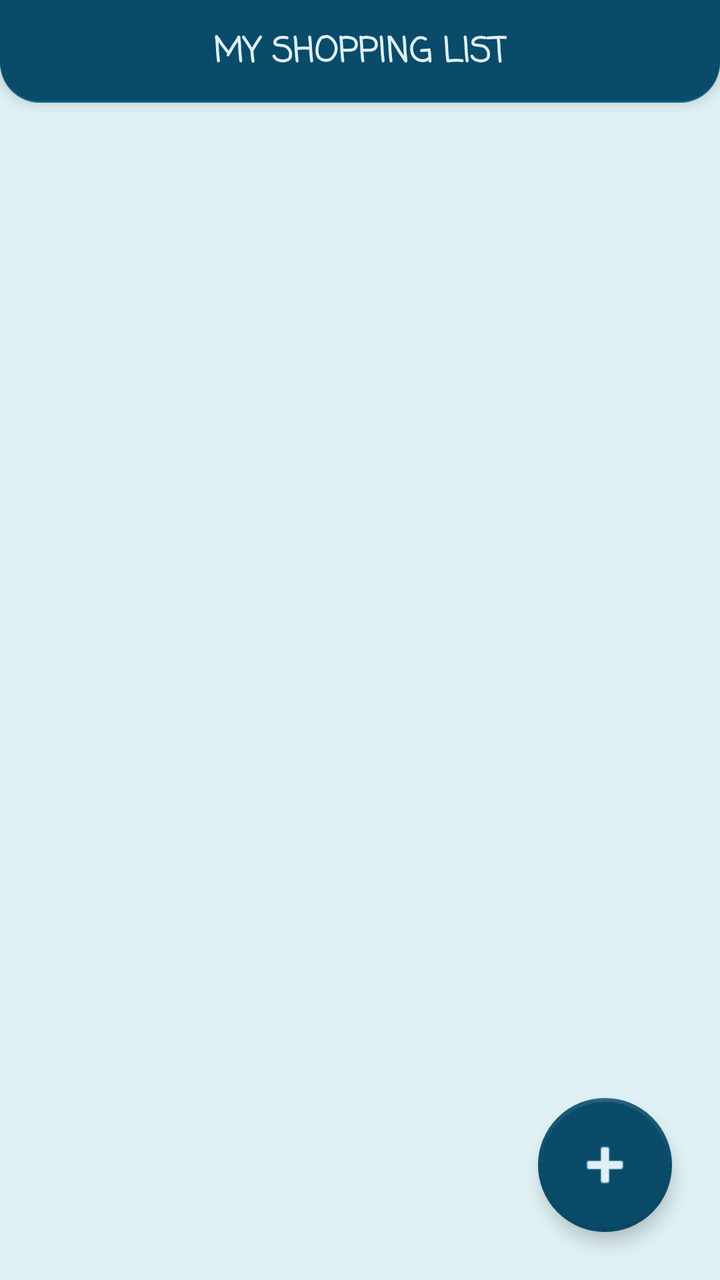
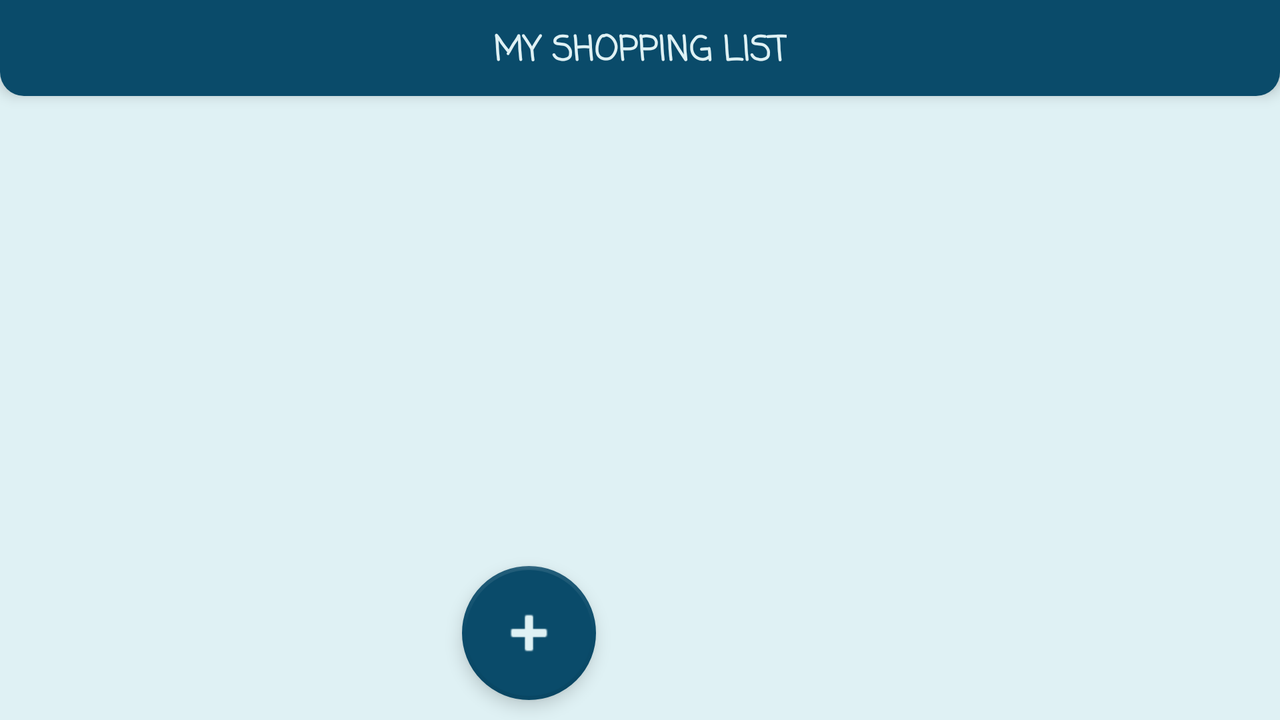

First picture: res/layout/ on a phone held upright. Second picture: the repository's own variant of that layout, on a device whose configuration matches the variant's folder. Source for both follows.
<!-- AndroidManifest.xml: application theme AppTheme -->
<!-- res/layout/activity_main.xml -->
<?xml version="1.0" encoding="utf-8"?>
<layout xmlns:tools="http://schemas.android.com/tools"
    xmlns:android="http://schemas.android.com/apk/res/android"
    xmlns:app="http://schemas.android.com/apk/res-auto">

    <androidx.constraintlayout.widget.ConstraintLayout
        android:layout_width="match_parent"
        android:layout_height="match_parent"
        android:background="@color/white"
        tools:context=".presentation.MainActivity">

        <androidx.constraintlayout.widget.ConstraintLayout
            android:id="@+id/constraintLayout"
            android:layout_width="match_parent"
            android:layout_height="0dp"
            android:background="@drawable/main_background"
            android:elevation="4dp"
            app:layout_constraintBottom_toTopOf="@+id/guideline2"
            app:layout_constraintEnd_toEndOf="parent"
            app:layout_constraintStart_toStartOf="parent"
            app:layout_constraintTop_toTopOf="parent">

            <ImageButton
                android:id="@+id/btn_delete"
                android:layout_width="48dp"
                android:layout_height="48dp"
                android:layout_marginEnd="12dp"
                android:background="#00D81E1E"
                android:contentDescription="@string/app_name"
                android:scaleType="center"
                app:layout_constraintBottom_toBottomOf="parent"
                app:layout_constraintEnd_toEndOf="parent"
                app:layout_constraintTop_toTopOf="parent"
                app:layout_constraintVertical_bias="0.5"
                app:srcCompat="@drawable/ic_baseline_delete_forever"
                tools:ignore="DuplicateSpeakableTextCheck,ImageContrastCheck" />

            <TextView
                android:id="@+id/textView"
                android:layout_width="wrap_content"
                android:layout_height="wrap_content"
                android:layout_marginBottom="12dp"
                android:fontFamily="casual"
                android:text="@string/my_shopping_list"
                android:textColor="@color/white"
                android:textSize="17sp"
                android:textStyle="bold"
                app:layout_constraintBottom_toBottomOf="parent"
                app:layout_constraintEnd_toEndOf="parent"
                app:layout_constraintHorizontal_bias="0.5"
                app:layout_constraintStart_toStartOf="parent"
                tools:ignore="TextContrastCheck" />
        </androidx.constraintlayout.widget.ConstraintLayout>

        <androidx.recyclerview.widget.RecyclerView
            android:id="@+id/rv_shop_list"
            android:layout_width="match_parent"
            android:layout_height="0dp"
            android:layout_marginTop="4dp"
            android:layout_marginBottom="56dp"
            android:contentDescription="@string/app_name"
            android:visibility="visible"
            app:layoutManager="androidx.recyclerview.widget.LinearLayoutManager"
            app:layout_constraintBottom_toBottomOf="parent"
            app:layout_constraintEnd_toEndOf="parent"
            app:layout_constraintHorizontal_bias="0.5"
            app:layout_constraintStart_toStartOf="parent"
            app:layout_constraintTop_toTopOf="@+id/guideline2"
            tools:listitem="@layout/item_enabled" />

        <com.google.android.material.floatingactionbutton.FloatingActionButton
            android:id="@+id/button_add_shop_item"
            android:layout_width="wrap_content"
            android:layout_height="wrap_content"
            android:layout_marginEnd="24dp"
            android:layout_marginBottom="24dp"
            android:clickable="true"
            android:contentDescription="@string/add_new_item"
            android:focusable="true"
            android:scaleType="center"
            android:tint="@color/white"
            app:backgroundTint="@color/main"
            app:borderWidth="2dp"
            app:elevation="5dp"
            app:fabCustomSize="67dp"
            app:fabSize="normal"
            app:layout_constraintBottom_toBottomOf="parent"
            app:layout_constraintEnd_toEndOf="parent"
            app:maxImageSize="33dp"
            app:srcCompat="@android:drawable/ic_input_add"
            tools:ignore="ImageContrastCheck" />

        <androidx.constraintlayout.widget.Guideline
            android:id="@+id/guideline2"
            android:layout_width="wrap_content"
            android:layout_height="wrap_content"
            android:orientation="horizontal"
            app:layout_constraintGuide_percent="0.08" />

    </androidx.constraintlayout.widget.ConstraintLayout>
</layout>
<!-- resources referenced by this layout -->
<resources>
  <color name="main">#0A4B6A</color>
  <color name="white">#DFF1F4</color>
  <!-- drawable main_background (drawable) -->
  <?xml version="1.0" encoding="utf-8"?>
  <layer-list xmlns:android="http://schemas.android.com/apk/res/android">
      <item>
          <shape android:shape="rectangle">
              <solid android:color="@color/shadow"/>
              <corners
                  android:bottomRightRadius="20dp"
                  android:bottomLeftRadius="20dp"
                  android:topLeftRadius="0dp"
                  android:topRightRadius="0dp"
                  />
          </shape>
      </item>
  
      <item
          android:left="0dp"
          android:right="0dp"
          android:top="0dp"
          android:bottom="1dp">
          <shape android:shape="rectangle">
              <solid android:color="@color/main"/>
              <corners
                  android:bottomRightRadius="20dp"
                  android:bottomLeftRadius="20dp"
                  android:topLeftRadius="0dp"
                  android:topRightRadius="0dp"
                  />
          </shape>
      </item>
  </layer-list>
  <string name="add_new_item">Add new item</string>
  <string name="app_name">Shopping List</string>
  <string name="my_shopping_list">MY SHOPPING LIST</string>
  <style name="AppTheme" parent="Theme.AppCompat.DayNight.NoActionBar">
          
          <item name="colorPrimary">@color/main</item>
          <item name="colorPrimaryDark">@color/main</item>
          <item name="colorAccent">@color/main</item>
          <item name="android:windowNoTitle">true</item>
      </style>
  <color name="shadow">#0E6087</color>
</resources>
<!-- res/layout-land/activity_main.xml (the repository's variant of the layout above) -->
<!-- drawn on the phone turned sideways -->
<?xml version="1.0" encoding="utf-8"?>
<layout xmlns:tools="http://schemas.android.com/tools"
    xmlns:android="http://schemas.android.com/apk/res/android"
    xmlns:app="http://schemas.android.com/apk/res-auto">

    <androidx.constraintlayout.widget.ConstraintLayout
        android:layout_width="match_parent"
        android:layout_height="match_parent"
        android:background="@color/white"
        tools:context=".presentation.MainActivity">

        <androidx.fragment.app.FragmentContainerView
            android:id="@+id/shop_item_container"
            android:layout_width="0dp"
            android:layout_height="0dp"
            android:background="@color/white"
            app:layout_constraintBottom_toBottomOf="parent"
            app:layout_constraintEnd_toEndOf="parent"
            app:layout_constraintStart_toEndOf="@+id/rv_shop_list"
            app:layout_constraintTop_toBottomOf="@+id/constraintLayout"
            tools:context=".presentation.ShopItemActivity"
            tools:layout="@layout/fragment_shop_item" />

        <androidx.constraintlayout.widget.ConstraintLayout
            android:id="@+id/constraintLayout"
            android:layout_width="match_parent"
            android:layout_height="48dp"
            android:background="@drawable/background_main"
            android:elevation="4dp"
            app:layout_constraintEnd_toEndOf="parent"
            app:layout_constraintStart_toStartOf="parent"
            app:layout_constraintTop_toTopOf="parent">

            <ImageButton
                android:id="@+id/btn_delete"
                android:layout_width="48dp"
                android:layout_height="48dp"
                android:layout_marginEnd="10dp"
                android:background="#00D81E1E"
                android:contentDescription="@string/app_name"
                android:scaleType="center"
                app:layout_constraintBottom_toBottomOf="parent"
                app:layout_constraintEnd_toEndOf="parent"
                app:layout_constraintTop_toTopOf="parent"
                app:layout_constraintVertical_bias="0.5"
                app:srcCompat="@drawable/ic_baseline_delete_forever"
                tools:ignore="DuplicateSpeakableTextCheck,ImageContrastCheck" />

            <TextView
                android:id="@+id/textView"
                android:layout_width="wrap_content"
                android:layout_height="wrap_content"
                android:layout_marginTop="3dp"
                android:fontFamily="casual"
                android:text="@string/my_shopping_list"
                android:textColor="@color/white"
                android:textSize="17sp"
                android:textStyle="bold"
                app:layout_constraintBottom_toBottomOf="parent"
                app:layout_constraintEnd_toEndOf="parent"
                app:layout_constraintHorizontal_bias="0.5"
                app:layout_constraintStart_toStartOf="parent"
                app:layout_constraintTop_toTopOf="parent"
                app:layout_constraintVertical_bias="0.5"
                tools:ignore="TextContrastCheck" />
        </androidx.constraintlayout.widget.ConstraintLayout>

        <androidx.recyclerview.widget.RecyclerView
            android:id="@+id/rv_shop_list"
            android:layout_width="0dp"
            android:layout_height="0dp"
            android:layout_marginTop="2dp"
            android:layout_marginBottom="42dp"
            android:contentDescription="@string/app_name"
            android:visibility="visible"
            app:layoutManager="androidx.recyclerview.widget.LinearLayoutManager"
            app:layout_constraintBottom_toBottomOf="parent"
            app:layout_constraintEnd_toEndOf="@+id/guideline_middle"
            app:layout_constraintHorizontal_bias="0.5"
            app:layout_constraintStart_toStartOf="parent"
            app:layout_constraintTop_toBottomOf="@+id/constraintLayout"
            tools:listitem="@layout/item_enabled" />

        <com.google.android.material.floatingactionbutton.FloatingActionButton
            android:id="@+id/button_add_shop_item"
            android:layout_width="wrap_content"
            android:layout_height="wrap_content"
            android:layout_marginEnd="22dp"
            android:layout_marginBottom="10dp"
            android:clickable="true"
            android:contentDescription="@string/app_name"
            android:focusable="true"
            android:scaleType="center"
            android:tint="@color/white"
            app:backgroundTint="@color/main"
            app:borderWidth="2dp"
            app:elevation="5dp"
            app:fabCustomSize="67dp"
            app:fabSize="normal"
            app:layout_constraintBottom_toBottomOf="parent"
            app:layout_constraintEnd_toEndOf="@id/guideline_middle"
            app:maxImageSize="33dp"
            app:srcCompat="@android:drawable/ic_input_add"
            tools:ignore="ImageContrastCheck" />

        <androidx.constraintlayout.widget.Guideline
            android:id="@+id/guideline_middle"
            android:layout_width="wrap_content"
            android:layout_height="wrap_content"
            android:orientation="vertical"
            app:layout_constraintGuide_percent="0.5" />
    </androidx.constraintlayout.widget.ConstraintLayout>
</layout>
<!-- resources referenced by the variant -->
<!-- as the phone turned sideways resolves them -->
<resources>
  <color name="main">#0A4B6A</color>
  <color name="white">#DFF1F4</color>
  <!-- drawable background_main (drawable) -->
  <?xml version="1.0" encoding="utf-8"?>
  <shape xmlns:android="http://schemas.android.com/apk/res/android" android:shape="rectangle">
      <solid android:color="@color/main"/>
      <stroke
          android:width="0dip"
          android:color="#FFFFFF" />
      <corners
          android:bottomRightRadius="12dp"
          android:bottomLeftRadius="12dp"
          android:topLeftRadius="0dp"
          android:topRightRadius="0dp"
          />
  </shape>
  <string name="app_name">Shopping List</string>
  <string name="my_shopping_list">MY SHOPPING LIST</string>
  <style name="AppTheme" parent="Theme.AppCompat.DayNight.NoActionBar">
          
          <item name="colorPrimary">@color/main</item>
          <item name="colorPrimaryDark">@color/main</item>
          <item name="colorAccent">@color/main</item>
          <item name="android:windowNoTitle">true</item>
      </style>
</resources>
